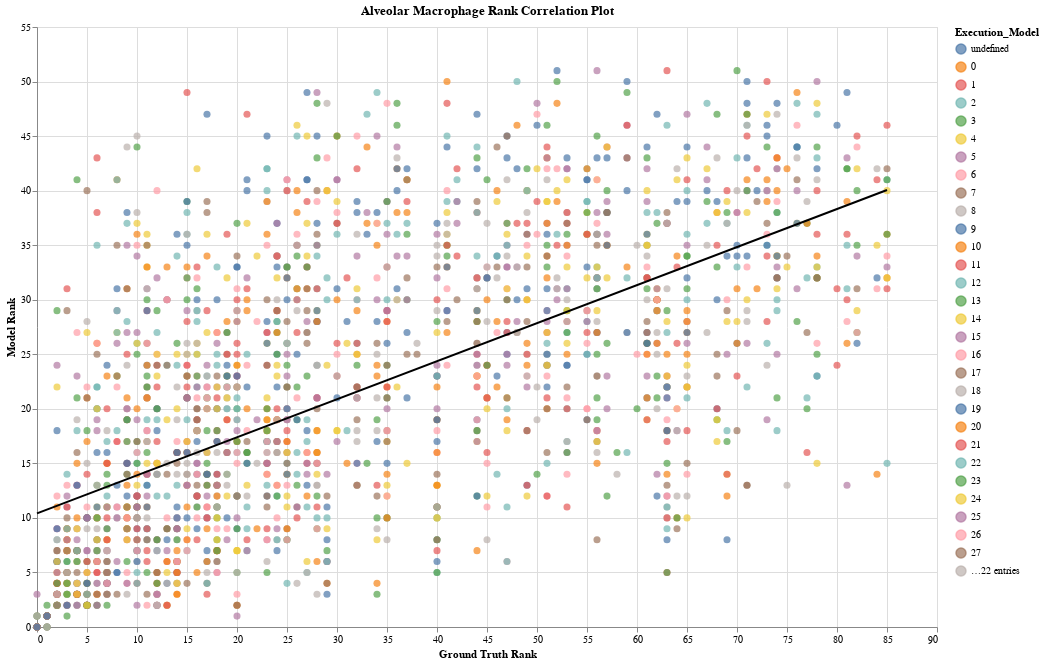

The notebook cell this image was saved under:
### Code cell
chart = alt.Chart(df).mark_circle(size=50).encode(
    y=alt.Y("Rank_Model:Q", axis=alt.Axis(title="Model Rank")),
    x=alt.X("Rank:Q", axis=alt.Axis(title="Ground Truth Rank")),
    color=alt.X("Execution_Model:N")
)
joint_chart = chart + chart.transform_regression('Rank', 'Rank_Model').mark_line(stroke='black')

joint_chart = joint_chart.properties(
    title='Alveolar Macrophage Rank Correlation Plot',
    width=900,
    height=600
)
joint_chart

### Figure 1 — Vega-Lite specification as saved in the notebook (floating-point values rounded to 4 significant figures; data arrays with more than 128 entries replaced by an {"elided": "..."} marker saying what was removed)
{"config": {"view": {"continuousWidth": 400, "continuousHeight": 300}}, "layer": [{"mark": {"type": "circle", "size": 50}, "encoding": {"color": {"field": "Execution_Model", "type": "nominal"}, "x": {"axis": {"title": "Ground Truth Rank"}, "field": "Rank", "type": "quantitative"}, "y": {"axis": {"title": "Model Rank"}, "field": "Rank_Model", "type": "quantitative"}}}, {"mark": {"type": "line", "stroke": "black"}, "encoding": {"color": {"field": "Execution_Model", "type": "nominal"}, "x": {"axis": {"title": "Ground Truth Rank"}, "field": "Rank", "type": "quantitative"}, "y": {"axis": {"title": "Model Rank"}, "field": "Rank_Model", "type": "quantitative"}}, "transform": [{"on": "Rank", "regression": "Rank_Model"}]}], "data": {"name": "data-1e54cb94c937434a8bb17f3ce4d4468a"}, "height": 600, "title": "Alveolar Macrophage Rank Correlation Plot", "width": 900, "$schema": "https://vega.github.io/schema/vega-lite/v4.17.0.json", "datasets": {"data-1e54cb94c937434a8bb17f3ce4d4468a": {"elided": "2123 records"}}}
